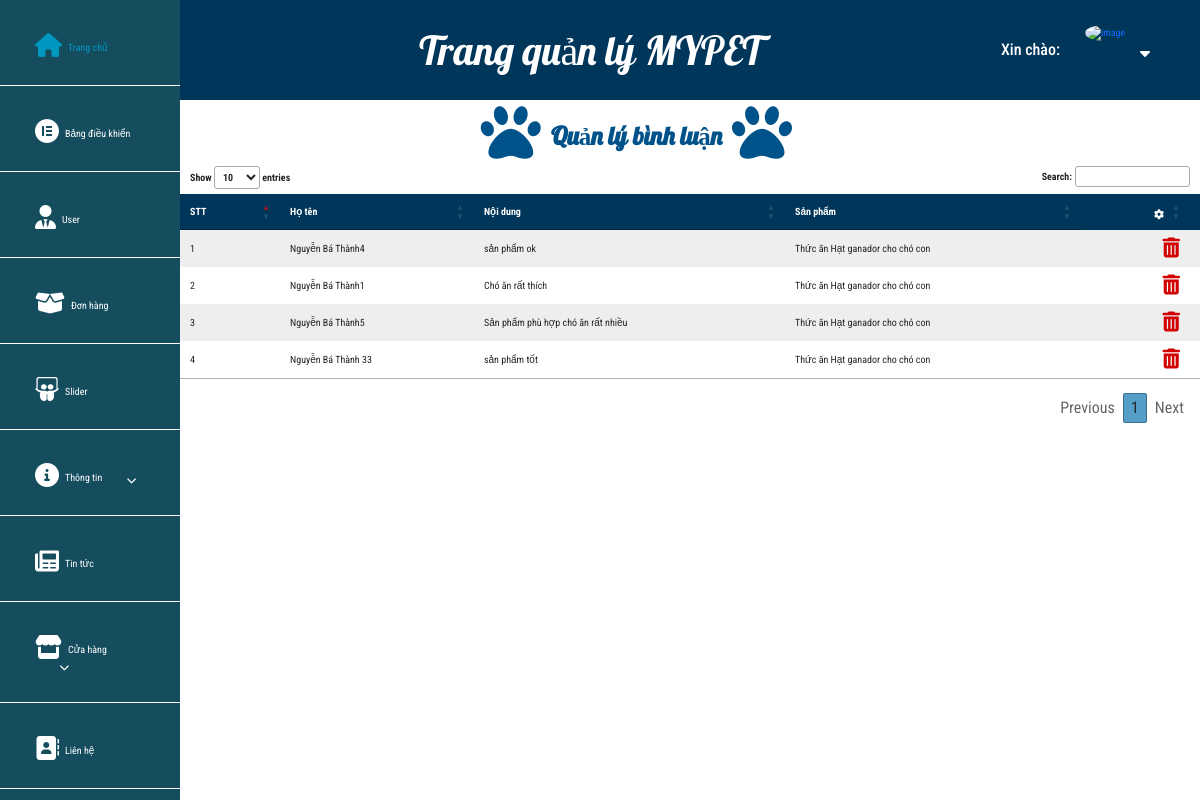
The app's page /admin/comment.php with its own data.
### tables this page shows
CREATE TABLE `comment` (
  `id_comment` int(11) NOT NULL,
  `id_user` int(11) NOT NULL,
  `content_comment` longtext NOT NULL,
  `id_shop_fk` int(11) NOT NULL
);

CREATE TABLE `user` (
  `id` int(11) NOT NULL,
  `name` varchar(255) NOT NULL,
  `username` varchar(255) NOT NULL,
  `password` varchar(255) NOT NULL,
  `email` longtext NOT NULL,
  `phone` varchar(10) NOT NULL,
  `address` varchar(255) NOT NULL,
  `image` varchar(255) NOT NULL,
  `status` int(10) NOT NULL
);

CREATE TABLE `shop` (
  `id_shop` int(11) NOT NULL,
  `title` varchar(255) NOT NULL,
  `content` longtext NOT NULL,
  `price` int(11) NOT NULL,
  `promotion` int(11) NOT NULL,
  `image` varchar(255) NOT NULL,
  `id_category` int(11) NOT NULL,
  `status_shop` int(11) NOT NULL,
  `slug` varchar(255) NOT NULL
);

### admin/comment.php (the view, shortened to what this page needs)
<?php
include '../include/config.php';
$sqlSl_sv = "SELECT * FROM comment a join shop b on a.id_shop_fk = b.id_shop join user c on c.id = a.id_user";
$query_sv = $conn->prepare($sqlSl_sv);
$query_sv->execute();
$result_sv = $query_sv->fetchAll(PDO::FETCH_OBJ);
?>
<!DOCTYPE html>
<html lang="en">
<head>
    <link rel="stylesheet" href="../lib/fontawesome/css/all.min.css">
    <?php
    include "../include/link-css.php";
    ?>
    <link rel="stylesheet" href="./css-admin/jquery.dataTables.min.css">
    <link rel="stylesheet" href="./css-admin/style.css">
</head>
<body>
    <?php
    include("menu.php");
    ?>
    <div class="main-infor">
        <div class="main-infor-in">
            <div class="main-infor-chil">
                <div class="container-sevice main-infor-chil-in">
                    <div class="title-show-top-1">
                        <div class="title-show-top title-show-top2"><i class="fas fa-paw"></i>
                            <h1>Quản lý bình luận</h1><i class="fas fa-paw"></i>
                        </div>
                    </div>
                    <div class="form-infor">
                        <form action="" method="POST">
                            <table id="my-table" cellpadding="2" cellspacing="2">
                                <thead>
                                    <tr>
                                        <th>
                                            STT
                                        </th>
                                        <th>
                                            Họ tên
                                        </th>
                                        <th>
                                            Nội dung
                                        </th>
                                        <th>
                                            Sản phẩm
                                        </th>
                                        <th class="button-edit-delete">
                                            <i class="fas fa-cog"></i>
                                        </th>
                                    </tr>
                                </thead>
                                <tbody>
                                    <?php foreach ($result_sv as $key => $value) { ?>
                                    <tr>
                                        <td>
                                            <?php echo $key + 1 ?>
                                        </td>
                                        <td>
                                            <?php echo $value->name ?>
                                        </td>
                                        <td>
                                            <?php echo $value->content_comment ?>
                                        </td>
                                        <td>
                                            <?php echo $value->title ?>
                                        </td>
                                        <td>
                                            <div class="button-edit-delete">
                                                <div class="btn-delete-pre">
                                                    <a class="btn-delete"
                                                        href="./comment.php?delete_sv=<?php echo $value->id_comment ?>"
                                                        onclick="return confirm('Bạn chắc chắn muốn xóa?');"><i
                                                            class="fas fa-trash-alt"></i></a>
                                                </div>
                                            </div>
                                        </td>
                                    </tr>
                                    <?php } ?>
                                </tbody>
                            </table>
                        </form>
                    </div>
                </div>
            </div>
        </div>
    </div>
</body>
</html>

### css/style.css (style rules this page uses)
* { padding: 0; margin: 0; box-sizing: border-box; font-family: "Roboto Condensed", sans-serif; }
a, a:hover { text-decoration: none; transition: all 0.3s ease-in-out 0s; -moz-transition: all 0.3s ease-in-out 0s; -o-transition: all 0.3s ease-in-out 0s; -webkit-transition: all 0.3s ease-in-out 0s; -ms-transition: all 0.3s ease-in-out 0s; }

### admin/css-admin/style.css (style rules this page uses)
* { padding: 0; margin: 0; box-sizing: border-box; font-family: "Roboto Condensed", sans-serif; }
a, a:hover { text-decoration: none; transition: all 0.3s ease-in-out 0s; -moz-transition: all 0.3s ease-in-out 0s; -o-transition: all 0.3s ease-in-out 0s; -webkit-transition: all 0.3s ease-in-out 0s; -ms-transition: all 0.3s ease-in-out 0s; }
.main-infor { width: 85%; float: right; }
table.dataTable tbody tr { background-color: unset; border: unset !important; }
table { border-collapse: collapse; }
table.dataTable tbody tr:nth-child(odd) { background-color: #eee; }
table.dataTable tbody tr:nth-child(even) { background-color: white; }
table.dataTable thead tr { background: #00365a; }
table.dataTable thead tr th { color: #ffffff; }
.sorting_asc::before { color: #ff0000; }
.button-edit-delete { margin-right: 10px; display: flex; justify-content: end; }
.btn-delete-pre { margin-left: 15px; }
.btn-delete-pre a i { font-size: 20px; color: #007bc3; }
.btn-delete-pre a i { font-size: 20px; color: #d30000; }
.button-edit-delete.sorting { padding-top: 15px; border-bottom: 0; }
table.dataTable tbody tr:last-child { border: 0; }
.main-infor-in { background: rgb(0, 0, 0, 0.05); }
.main-infor .main-infor-chil-in { background: #ffffff; }
.title-show-top { font-size: 20px; color: #00538a; display: flex; justify-content: center; padding: 3px 0; background: #ffffff; }
.title-show-top h1 { font-size: 25px; margin-top: 18px; padding: 0 10px; font-weight: bold; font-family: "Lobster", cursive; }
.title-show-top i { font-size: 60px; }
.title-show-top-1 { width: 60%; display: flex; justify-content: space-between; }
.title-show-top2 h1 { text-align: center; }

### records on screen
comment: id_user.name "Nguyễn Bá Thành4", content_comment "sản phẩm ok", id_shop_fk.title "Thức ăn Hạt ganador cho chó con"
comment: id_user.name "Nguyễn Bá Thành1", content_comment "Chó ăn rất thích", id_shop_fk.title "Thức ăn Hạt ganador cho chó con"
comment: id_user.name "Nguyễn Bá Thành5", content_comment "Sản phẩm phù hợp chó ăn rất nhiều", id_shop_fk.title "Thức ăn Hạt ganador cho chó con"
comment: id_user.name "Nguyễn Bá Thành 33", content_comment "sản phẩm tốt", id_shop_fk.title "Thức ăn Hạt ganador cho chó con"
